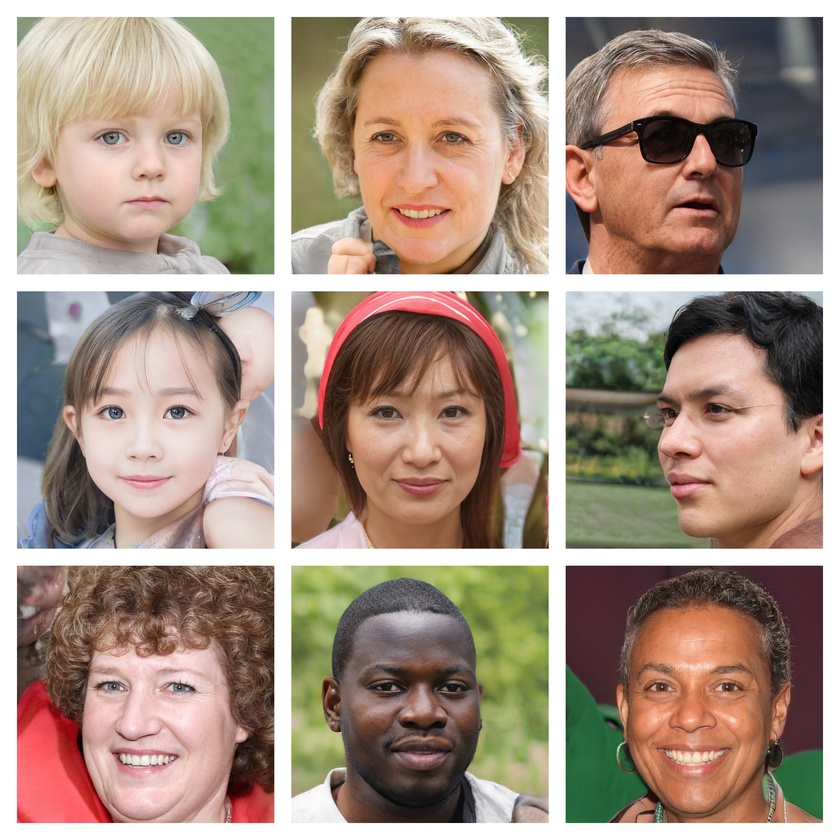
#> input picture face-detection/test1.jpg, 840 x 840 px, shrunk from 3264 x 3264 before the run
$ python face-detection.py
#> lines starting #> are read from the running program, lines starting #| are printed output that depends on the picture; after the words box and inside, x2 and y2 are one past the last pixel; in counts of white or black regions, pixels touching at a corner belong together
import cv2

face_casade = cv2.CascadeClassifier("haarcascade_frontalface_default.xml")

# add your img
img = cv2.imread("test1.jpg")
#> img is the input picture: shape (840, 840, 3); mean B, G, R 131.8, 146.7, 166.6

gray = cv2.cvtColor(img, cv2.COLOR_RGB2GRAY)
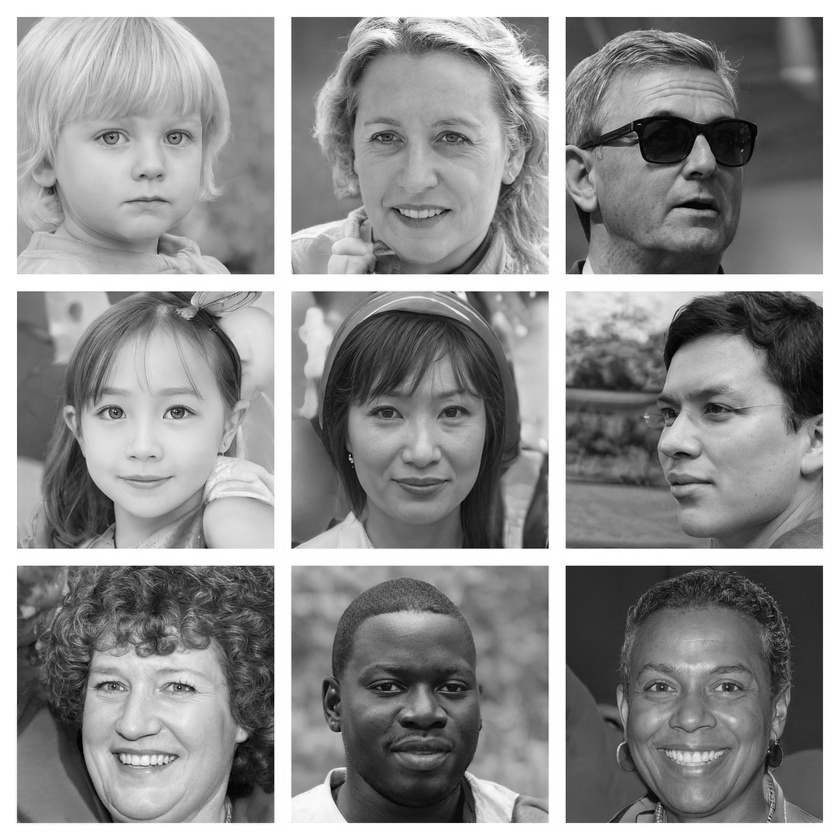
#> gray: shape (840, 840); min 0, max 255, mean 144.5

faces = face_casade.detectMultiScale(gray, 1.1, 4)
#> faces = [[608, 620, 173, 173], [61, 347, 170, 170], [57, 621, 176, 176], [328, 70, 185, 185], [54, 60, 188, 188], [329, 347, 179, 179], [334, 617, 174, 174], [609, 65, 187, 187], [606, 340, 189, 189]]

for x, y, w, h in faces:
    cv2.rectangle(img, (x, y), (x + w, y + h), (0, 255, 0), 10)
#> this loop made 9 passes
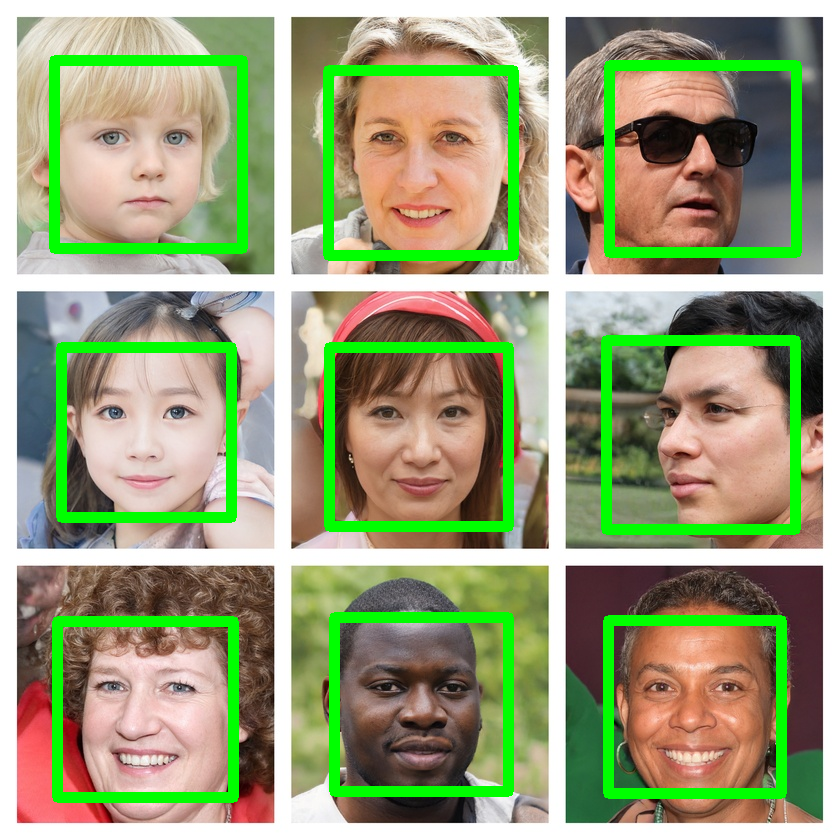
#> img: shape (840, 840, 3); 10.06% of pixels changed, all inside (x1, y1, x2, y2) = (49, 55, 802, 803)

cv2.imshow("img", img)
cv2.waitKey()

cv2.imwrite("face_detected.jpg", img)
